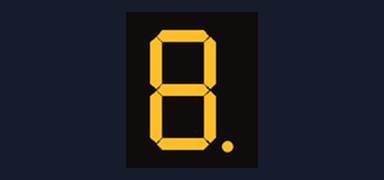
The sketch below on a simulated Arduino Uno, built with avr-gcc and run on an emulated ATmega328P. On the bench: 1-digit seven-segment display. Wiring (from diagram.json): 1-digit 7-segment display, segments lit when LOW: segments pin 7, pin 8, pin 9, pin 10, pin 11, pin 12, pin 13, pin 6. The segment pins are drawn as the display they are named for.

Above: at 0.1 s.
At 1.1 s:
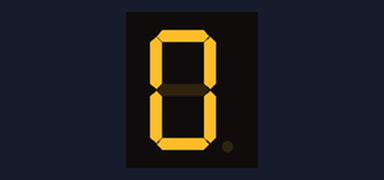
At 3.1 s:
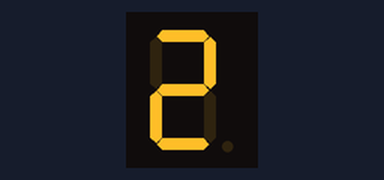
At 5.6 s:
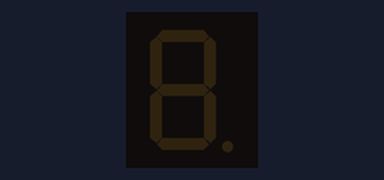
At 8.1 s:
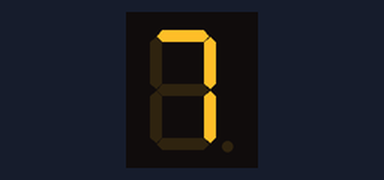
At 11.1 s:
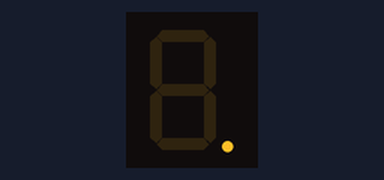

The sketch:

sketch.ino
```cpp
int segment_DP = 6;
int segment_A = 7;
int segment_B = 8;
int segment_C = 9;
int segment_D = 10;
int segment_E = 11;
int segment_F = 12;
int segment_G = 13;

void setup() {

  pinMode(segment_A,OUTPUT);
  pinMode(segment_B,OUTPUT);
  pinMode(segment_C,OUTPUT);
  pinMode(segment_D,OUTPUT);
  pinMode(segment_E,OUTPUT);
  pinMode(segment_F,OUTPUT);
  pinMode(segment_G,OUTPUT);
  pinMode(segment_DP,OUTPUT);

}
void reset(){
delay(500);
  for(int i=segment_DP;i<=segment_G;i++){
    digitalWrite(i,HIGH);
  }
delay(500);
}

void zero(){
  for(int i=segment_A;i<=segment_F;i++){
    digitalWrite(i,LOW);
  }
}

void one(){
 digitalWrite(segment_B,LOW);
 digitalWrite(segment_C,LOW);
}

void two(){
 digitalWrite(segment_A,LOW);
 digitalWrite(segment_B,LOW);
 digitalWrite(segment_G,LOW);
 digitalWrite(segment_D,LOW);
 digitalWrite(segment_E,LOW);
}

void three(){
 digitalWrite(segment_A,LOW);
 digitalWrite(segment_B,LOW);
 digitalWrite(segment_G,LOW);
 digitalWrite(segment_C,LOW);
 digitalWrite(segment_D,LOW);
}

void four(){
 digitalWrite(segment_F,LOW);
 digitalWrite(segment_G,LOW);
 digitalWrite(segment_B,LOW);
 digitalWrite(segment_C,LOW);
}

void five(){
  for(int i=segment_DP;i<=segment_G;i++){
    if((i!=segment_B)&&(i!=segment_E)&&(i!=segment_DP))
      digitalWrite(i,LOW);
  }
}

void six(){
  for(int i=segment_DP;i<=segment_G;i++){
    if((i!=segment_B)&&(i!=segment_DP))
      digitalWrite(i,LOW);
  }
}

void seven(){
  digitalWrite(segment_A,LOW);
  digitalWrite(segment_B,LOW);
  digitalWrite(segment_C,LOW);
}

void eight(){
  for(int i=segment_A;i<=segment_G;i++){
    digitalWrite(i,LOW);
  }
}

void nine(){
  for(int i=segment_A;i<=segment_G;i++){
    if((i!=segment_E)&&(i!=segment_DP))
    digitalWrite(i,LOW);
  }
}

void dp(){
  digitalWrite(segment_DP, LOW);
}

void loop() {

  reset();
  zero();
  reset();
  one();
  reset();
  two();
  reset();
  three();
  reset();
  four();
  reset();
  five();
  reset();
  six();
  reset();
  seven();
  reset();
  eight();
  reset();
  nine();
  reset();
  dp();

}
```

Measured:
- by itself, everything shown: repeats every 11.0 s, in 22 steps
- what the display in image 1 shows lasts 0.5 s, from 1.0 s to 1.5 s
